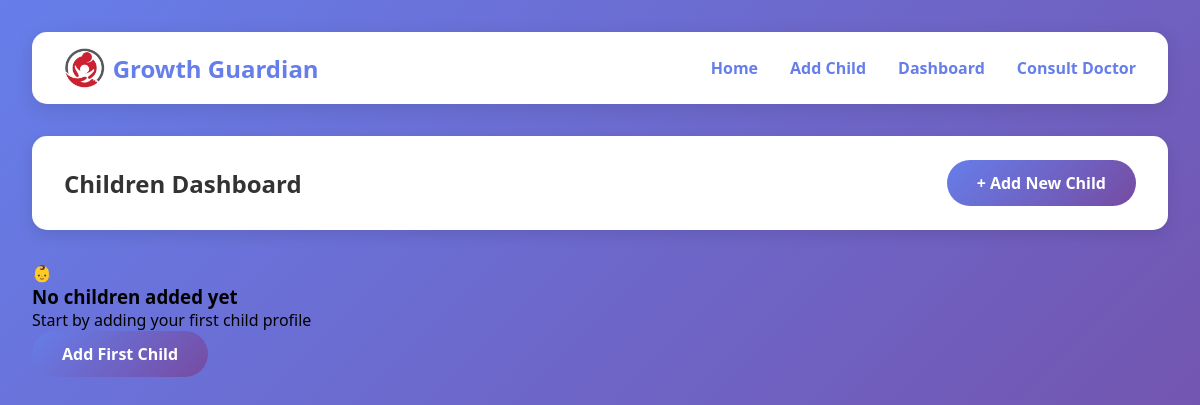
The app's page /dashboard, older data.
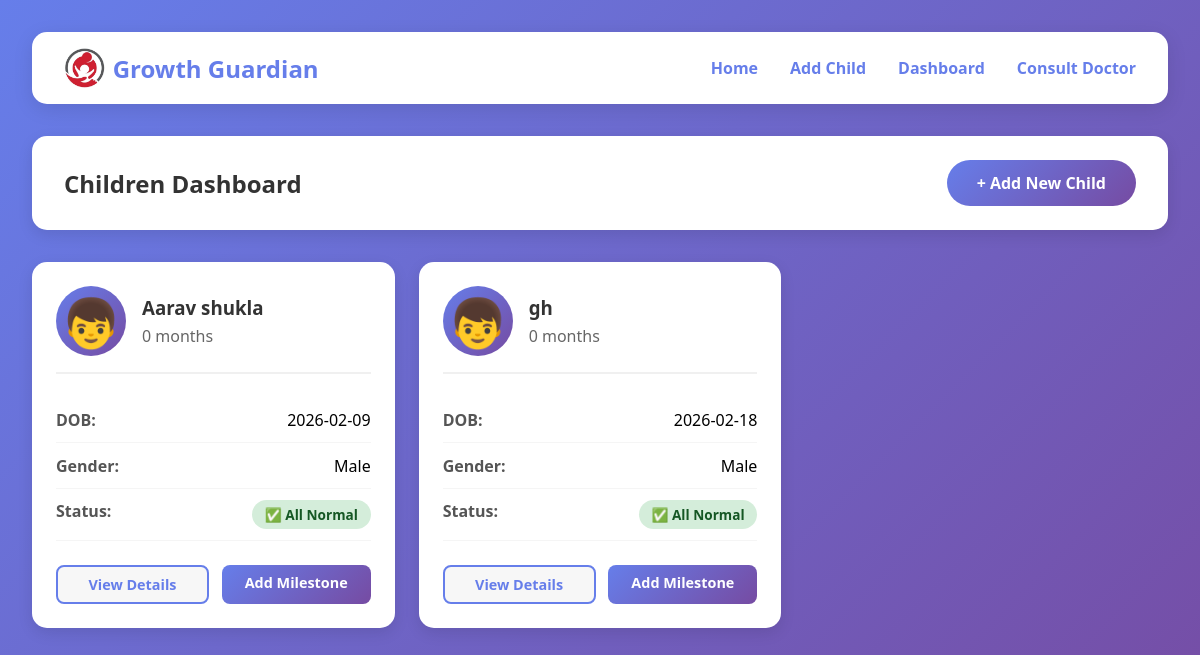
The same page, newer data.
### tables this page shows
CREATE TABLE children (
            id INTEGER PRIMARY KEY AUTOINCREMENT,
            name TEXT NOT NULL,
            date_of_birth DATE NOT NULL,
            gender TEXT NOT NULL,
            parent_email TEXT NOT NULL,
            created_at DATETIME NOT NULL
        );

### app.py (the view)
@app.route('/dashboard')
def dashboard():
    conn = get_db()
    children = conn.execute('SELECT * FROM children ORDER BY created_at DESC').fetchall()
    conn.close()
    children_list = []
    for child in children:
        child_dict = dict(child)
        age_info = calculate_age_details(child['date_of_birth'])
        child_dict.update(age_info)
        children_list.append(child_dict)
    return render_template('dashboard.html', children=children_list)

### app.py (called while the page is built)
def get_db():
    conn = sqlite3.connect('database.db')
    conn.row_factory = sqlite3.Row
    return conn

def calculate_age_details(date_of_birth):
    if isinstance(date_of_birth, str):
        dob = datetime.strptime(date_of_birth, '%Y-%m-%d').date()
    else:
        dob = date_of_birth
    today = date.today()
    total_months = (today.year - dob.year) * 12 + (today.month - dob.month)
    years = total_months // 12
    months = total_months % 12
    return {
        'total_months': total_months,
        'age_years': years,
        'age_months': months
    }

### templates/dashboard.html (shortened to what this page needs)
<!DOCTYPE html>
<html lang="en">
<head>
</head>
<body>
    <nav class="navbar">
        <div style="display: flex; align-items: center; gap: 0.5rem;">
            <img src="{{ url_for('static', filename='logo1.png.jpeg') }}" alt="Growth Guardian Logo" style="height: 40px;">
            <h2 style="color: #667eea; margin: 0;">Growth Guardian</h2>
        </div>
        <div class="nav-links">
            <a href="{{ url_for('index') }}">Home</a>
            <a href="{{ url_for('add_child') }}">Add Child</a>
            <a href="{{ url_for('dashboard') }}">Dashboard</a>
            <a href="{{ url_for('consultation') }}">Consult Doctor</a>
        </div>
    </nav>
    <div class="container">
        <div class="dashboard-header">
            <h2>Children Dashboard</h2>
            <a href="{{ url_for('add_child') }}" class="btn">+ Add New Child</a>
        </div>
        <div class="children-grid">
    {% if children and children|length > 0 %}
        {% for child in children %}
        <div class="child-card">
            <div class="child-header">
                <div class="child-avatar">
                    {% if child.gender == 'Male' %}👦{% else %}👧{% endif %}
                </div>
                <div class="child-info">
                    <h3>{{ child.name }}</h3>
                    <p class="child-age">
                        {% if child.age_months >= 12 %}
                            {{ child.age_months // 12 }} year{{ 's' if child.age_months // 12 != 1 else '' }}
                            {{ child.age_months % 12 }} month{{ 's' if child.age_months % 12 != 1 else '' }}
                        {% else %}
                            {{ child.age_months }} month{{ 's' if child.age_months != 1 else '' }}
                        {% endif %}
                    </p>
                </div>
            </div>
            <div class="child-details">
                <div class="detail-item">
                    <span class="detail-label">DOB:</span>
                    <span>{{ child.date_of_birth }}</span>
                </div>
                <div class="detail-item">
                    <span class="detail-label">Gender:</span>
                    <span>{{ child.gender }}</span>
                </div>
                <div class="detail-item">
                    <span class="detail-label">Status:</span>
                    <span class="status-badge status-normal">✅ All Normal</span>
                </div>
            </div>
            <div class="child-actions">
                <a href="{{ url_for('child_detail', child_id=child.id) }}" class="btn btn-small btn-secondary">View Details</a>
                <a href="{{ url_for('add_milestone_page', child_id=child.id) }}" class="btn btn-small">Add Milestone</a>
            </div>
        </div>
        {% endfor %}
    {% else %}
        <div class="empty-state">
            <div class="empty-icon">👶</div>
            <h3>No children added yet</h3>
            <p>Start by adding your first child profile</p>
            <a href="{{ url_for('add_child') }}" class="btn btn-primary">Add First Child</a>
        </div>
    {% endif %}
</div>
        </div>
</body>
</html>

Row changes from the older to the newer data that the page shows:
added children: name "Aarav shukla", age_months "0", age_months "s", date_of_birth "2026-02-09", gender "Male"
added children: name "gh", age_months "0", age_months "s", date_of_birth "2026-02-18", gender "Male"
Text that changed along with them:
text no longer shown: "👶 No children added yet Start by adding your first child profile Add First Child"
